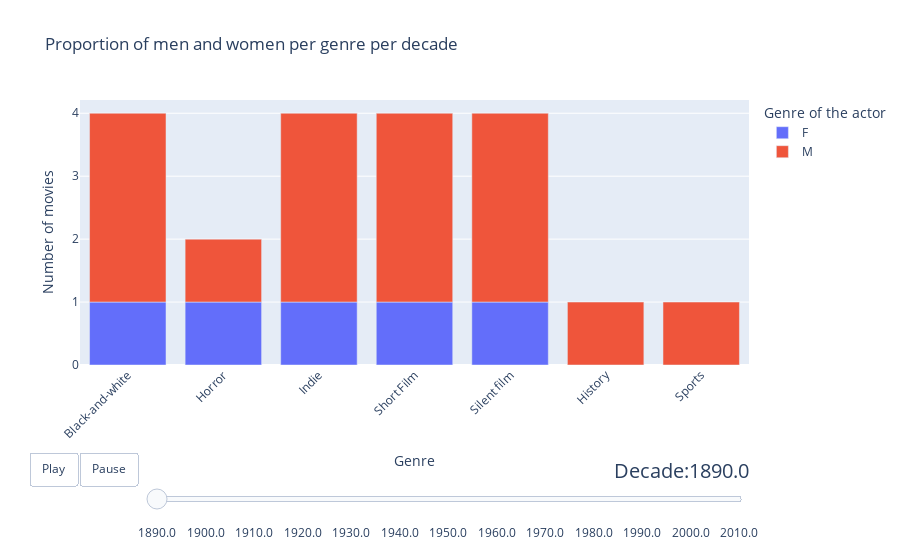

Source (notebook cell):
### Code cell
# Filter the data to keep only the most common genres
filtered_df = exploded_df[exploded_df['genre_list'].isin(top_genres_by_decade['genre_list'])]

# Compute the number of occurrences of each genre and gender of actor per decade
gender_genre_counts_by_decade = filtered_df.groupby(['Decade', 'genre_list', 'Actor_gender']).size().reset_index(name='count')

# Createion of a dynamic graph with a timeline
fig = px.bar(gender_genre_counts_by_decade, x='genre_list', y='count', color='Actor_gender', 
             animation_frame='Decade', 
             labels={'count': 'Number of movies', 'genre_list': 'Genre', 'Actor_gender': 'Genre of the actor'},
             title='Proportion of men and women per genre per decade')

# Adjust the layout to slow down the animation
fig.update_layout(
    xaxis_tickangle=-45,
    updatemenus=[{
        'buttons': [
            {
                'args': [None, {'frame': {'duration': 2000, 'redraw': True}, 'fromcurrent': True, 'transition': {'duration': 2000}}],
                'label': 'Play',
                'method': 'animate'
            },
            {
                'args': [[None], {'frame': {'duration': 0, 'redraw': True}, 'mode': 'immediate', 'transition': {'duration': 0}}],
                'label': 'Pause',
                'method': 'animate'
            }
        ],
        'direction': 'left',
        'pad': {'r': 10, 't': 87},
        'showactive': False,
        'type': 'buttons',
        'x': 0.1,
        'xanchor': 'right',
        'y': 0,
        'yanchor': 'top'
    }]
)

# Adding the timeline
fig.update_layout(
    sliders=[{
        'steps': [
            {
                'args': [[str(decade)], {'frame': {'duration': 2000, 'redraw': True}, 'mode': 'immediate', 'transition': {'duration': 2000}}],
                'label': str(decade),
                'method': 'animate'
            } for decade in gender_genre_counts_by_decade['Decade'].unique()
        ],
        'transition': {'duration': 2000},
        'x': 0.1,
        'len': 0.9,
        'xanchor': 'left',
        'y': -0.1,
        'currentvalue': {
            'font': {'size': 20},
            'prefix': 'Decade:',
            'visible': True,
            'xanchor': 'right'
        },
        'tickcolor': 'white'
    }]
)
fig.show()

# Save the graph as an HTML file
fig.write_html("html/evolution_gender_per_genre_decades.html")

### Figure 1 — Plotly figure (JSON) as saved in the notebook; plotly's stock layout.template omitted (floating-point values rounded to 4 significant figures)
{"data": [{"alignmentgroup": "True", "hovertemplate": "Genre of the actor=F<br>Decade=1890.0<br>Genre=%{x}<br>Number of movies=%{y}<extra></extra>", "legendgroup": "F", "marker": {"color": "#636efa", "pattern": {"shape": ""}}, "name": "F", "offsetgroup": "F", "orientation": "v", "showlegend": true, "textposition": "auto", "type": "bar", "x": ["Black-and-white", "Horror", "Indie", "Short Film", "Silent film"], "xaxis": "x", "y": [1, 1, 1, 1, 1], "yaxis": "y"}, {"alignmentgroup": "True", "hovertemplate": "Genre of the actor=M<br>Decade=1890.0<br>Genre=%{x}<br>Number of movies=%{y}<extra></extra>", "legendgroup": "M", "marker": {"color": "#EF553B", "pattern": {"shape": ""}}, "name": "M", "offsetgroup": "M", "orientation": "v", "showlegend": true, "textposition": "auto", "type": "bar", "x": ["Black-and-white", "History", "Horror", "Indie", "Short Film", "Silent film", "Sports"], "xaxis": "x", "y": [3, 1, 1, 3, 3, 3, 1], "yaxis": "y"}], "layout": {"barmode": "relative", "legend": {"title": {"text": "Genre of the actor"}, "tracegroupgap": 0}, "sliders": [{"active": 0, "currentvalue": {"font": {"size": 20}, "prefix": "Decade:", "visible": true, "xanchor": "right"}, "len": 0.9, "pad": {"b": 10, "t": 60}, "steps": [{"args": [["1890.0"], {"frame": {"duration": 2000, "redraw": true}, "mode": "immediate", "transition": {"duration": 2000}}], "label": "1890.0", "method": "animate"}, {"args": [["1900.0"], {"frame": {"duration": 2000, "redraw": true}, "mode": "immediate", "transition": {"duration": 2000}}], "label": "1900.0", "method": "animate"}, {"args": [["1910.0"], {"frame": {"duration": 2000, "redraw": true}, "mode": "immediate", "transition": {"duration": 2000}}], "label": "1910.0", "method": "animate"}, {"args": [["1920.0"], {"frame": {"duration": 2000, "redraw": true}, "mode": "immediate", "transition": {"duration": 2000}}], "label": "1920.0", "method": "animate"}, {"args": [["1930.0"], {"frame": {"duration": 2000, "redraw": true}, "mode": "immediate", "transition": {"duration": 2000}}], "label": "1930.0", "method": "animate"}, {"args": [["1940.0"], {"frame": {"duration": 2000, "redraw": true}, "mode": "immediate", "transition": {"duration": 2000}}], "label": "1940.0", "method": "animate"}, {"args": [["1950.0"], {"frame": {"duration": 2000, "redraw": true}, "mode": "immediate", "transition": {"duration": 2000}}], "label": "1950.0", "method": "animate"}, {"args": [["1960.0"], {"frame": {"duration": 2000, "redraw": true}, "mode": "immediate", "transition": {"duration": 2000}}], "label": "1960.0", "method": "animate"}, {"args": [["1970.0"], {"frame": {"duration": 2000, "redraw": true}, "mode": "immediate", "transition": {"duration": 2000}}], "label": "1970.0", "method": "animate"}, {"args": [["1980.0"], {"frame": {"duration": 2000, "redraw": true}, "mode": "immediate", "transition": {"duration": 2000}}], "label": "1980.0", "method": "animate"}, {"args": [["1990.0"], {"frame": {"duration": 2000, "redraw": true}, "mode": "immediate", "transition": {"duration": 2000}}], "label": "1990.0", "method": "animate"}, {"args": [["2000.0"], {"frame": {"duration": 2000, "redraw": true}, "mode": "immediate", "transition": {"duration": 2000}}], "label": "2000.0", "method": "animate"}, {"args": [["2010.0"], {"frame": {"duration": 2000, "redraw": true}, "mode": "immediate", "transition": {"duration": 2000}}], "label": "2010.0", "method": "animate"}], "tickcolor": "white", "transition": {"duration": 2000}, "x": 0.1, "xanchor": "left", "y": -0.1, "yanchor": "top"}], "title": {"text": "Proportion of men and women per genre per decade"}, "updatemenus": [{"buttons": [{"args": [null, {"frame": {"duration": 2000, "redraw": true}, "fromcurrent": true, "transition": {"duration": 2000}}], "label": "Play", "method": "animate"}, {"args": [[null], {"frame": {"duration": 0, "redraw": true}, "mode": "immediate", "transition": {"duration": 0}}], "label": "Pause", "method": "animate"}], "direction": "left", "pad": {"r": 10, "t": 87}, "showactive": false, "type": "buttons", "x": 0.1, "xanchor": "right", "y": 0, "yanchor": "top"}], "xaxis": {"anchor": "y", "domain": [0, 1], "tickangle": -45, "title": {"text": "Genre"}}, "yaxis": {"anchor": "x", "domain": [0, 1], "title": {"text": "Number of movies"}}}}
